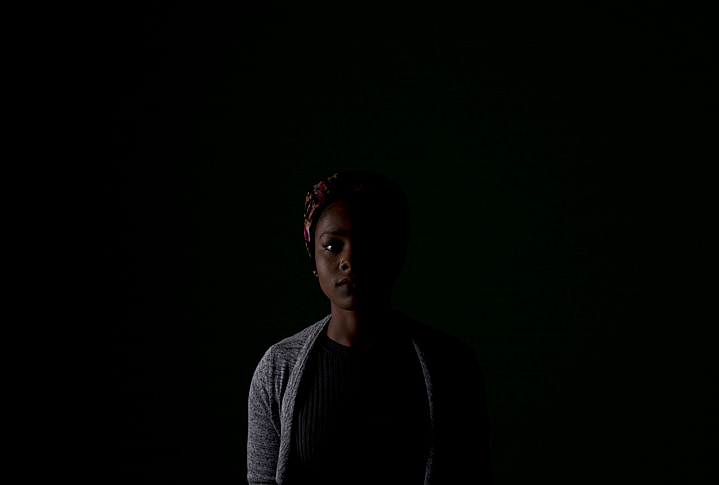
#> input picture Dani Practica 5 VA/noseve.jpg, 719 x 485 px
$ python practica5.py
#> lines starting #> are read from the running program, lines starting #| are printed output that depends on the picture; after the words box and inside, x2 and y2 are one past the last pixel; in counts of white or black regions, pixels touching at a corner belong together
#Sandra Daniela Resendiz

import cv2
import numpy as np
import imutils
from matplotlib import pyplot as plt
from matplotlib import pylab

fila = 3
columna = 3

img = cv2.imread('noseve.jpg', 1)
#> img is the input picture: shape (485, 719, 3); mean B, G, R 1.9, 4.1, 2.3
fig = plt.figure(figsize=(10,8), constrained_layout=True)
fig.add_subplot(fila,columna,1)
plt.imshow(img)
plt.axis('off')
plt.title("Original")

fig.add_subplot(fila,columna,2)
img = cv2.imread('noseve.jpg', 1)
ret,img = cv2.threshold(img, 125, 255 , cv2.THRESH_BINARY)
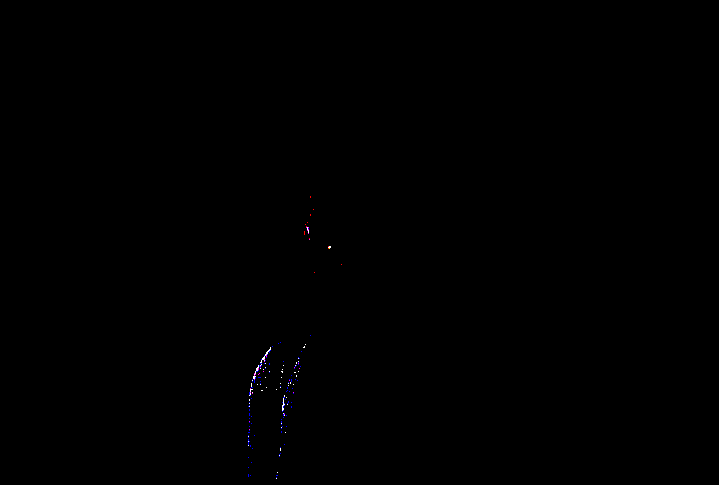
#> img: shape (485, 719, 3); mean B, G, R 0.2, 0.1, 0.1
img = cv2.cvtColor(img, cv2.COLOR_BGR2RGB)
plt.imshow(img)
plt.axis('off')
plt.title("Threshold_binary")

fig.add_subplot(fila,columna,3)
img = cv2.imread('noseve.jpg', 1)
ret,img = cv2.threshold(img, 125, 255 , cv2.THRESH_BINARY_INV)
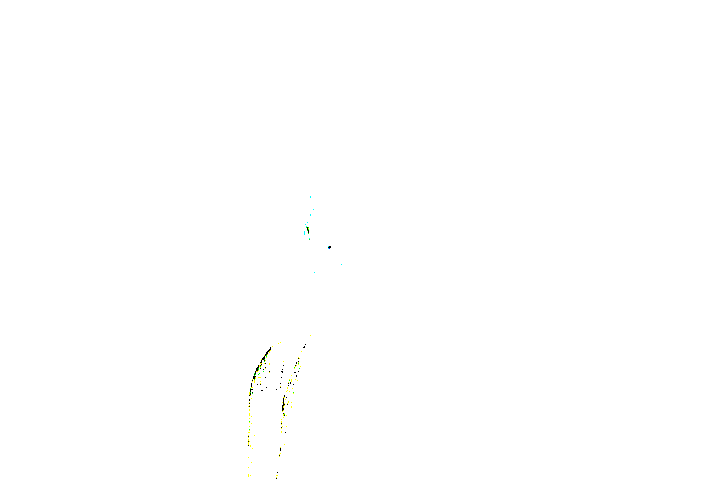
#> img: shape (485, 719, 3); mean B, G, R 254.8, 254.9, 254.9
img = cv2.cvtColor(img, cv2.COLOR_BGR2RGB)
plt.imshow(img)
plt.axis('off')
plt.title("Binary_inv")

fig.add_subplot(fila,columna,4)
img = cv2.imread('noseve.jpg', 1)
ret,img = cv2.threshold(img, 125, 255 , cv2.THRESH_TRUNC)
img = cv2.cvtColor(img, cv2.COLOR_BGR2RGB)
plt.imshow(img)
plt.axis('off')
plt.title("Trunc")

fig.add_subplot(fila,columna,5)
img = cv2.imread('noseve.jpg', 1)
ret,img = cv2.threshold(img, 125, 255 , cv2.THRESH_TOZERO)
img = cv2.cvtColor(img, cv2.COLOR_BGR2RGB)
plt.imshow(img)
plt.axis('off')
plt.title("To Zero")

fig.add_subplot(fila,columna,6)
img = cv2.imread('noseve.jpg', 1)
ret,img = cv2.threshold(img, 125, 255 , cv2.THRESH_TOZERO_INV)
img = cv2.cvtColor(img, cv2.COLOR_BGR2RGB)
plt.imshow(img)
plt.axis('off')
plt.title("Tz_inv")

fig.add_subplot(fila,columna,7)
grayscaled = cv2.cvtColor(img,cv2.COLOR_BGR2GRAY)
img = cv2.imread('noseve.jpg', 1)
retval2, otsu = cv2.threshold(grayscaled, 125, 255 , (cv2.THRESH_BINARY+cv2.THRESH_OTSU))
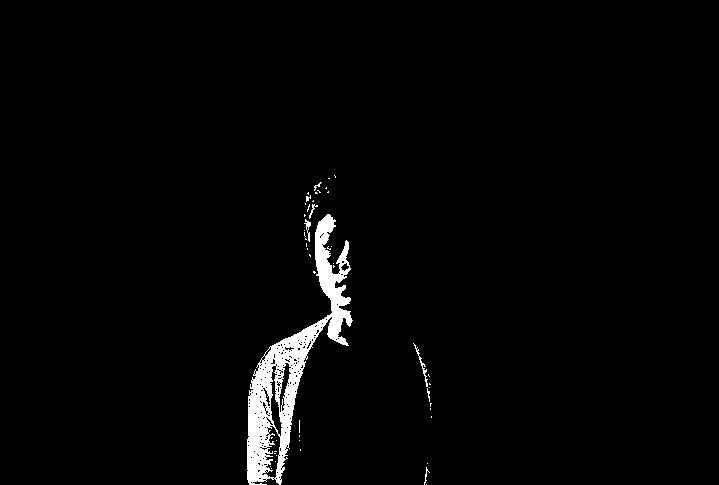
#> otsu: shape (485, 719); 2.2% white; 50 white regions (42 under 20 px), largest, box (x1, y1, x2, y2) and area: (247, 214, 353, 485) 7378, (413, 343, 428, 387) 91, (304, 219, 311, 242) 59
#> retval2 = 33
img = cv2.cvtColor(otsu, cv2.COLOR_BGR2RGB)
plt.imshow(img)
plt.axis('off')
plt.title("Otsu")

fig.add_subplot(fila,columna,8)
grayscaled = cv2.cvtColor(img,cv2.COLOR_BGR2GRAY)
img = cv2.imread('noseve.jpg', 1)
etval, threshold = cv2.threshold(img, 12, 255, cv2.THRESH_BINARY)
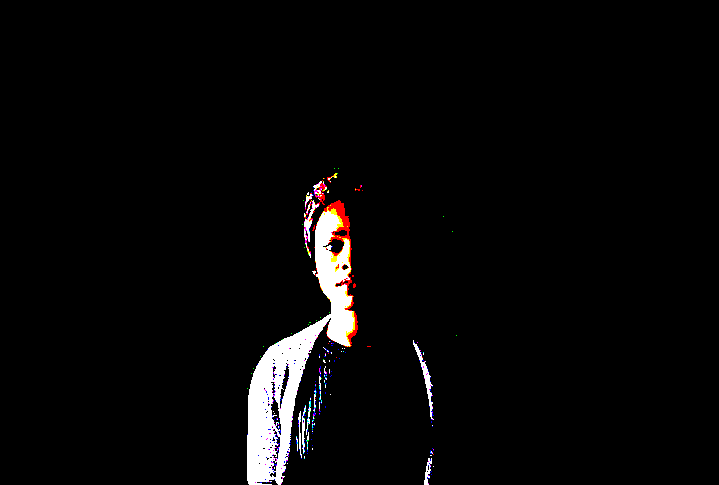
#> threshold: shape (485, 719, 3); mean B, G, R 7.7, 7.7, 8.4
gaus = cv2.adaptiveThreshold(grayscaled, 255, cv2.ADAPTIVE_THRESH_GAUSSIAN_C, cv2.THRESH_BINARY, 115, 1)
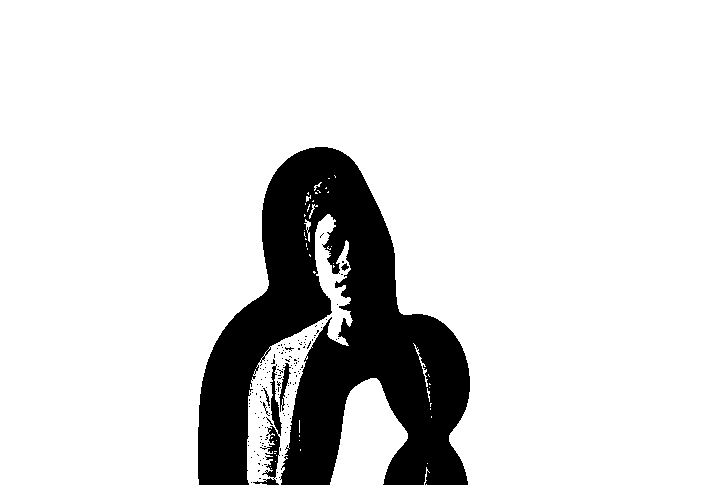
#> gaus: shape (485, 719); 85.8% white; 147 black regions (141 under 20 px), largest, box (x1, y1, x2, y2) and area: (198, 147, 470, 485) 48069, (253, 364, 282, 485) 837, (279, 363, 291, 412) 204, (263, 388, 270, 406) 36, (341, 263, 349, 271) 34, (263, 402, 270, 416) 22
img = cv2.cvtColor(gaus, cv2.COLOR_BGR2RGB)
plt.imshow(img)
plt.axis('off')
plt.title("Gaus")

imagen = cv2.imread('noseve.jpg')
retval, threshold = cv2.threshold(imagen, 12, 255, cv2.THRESH_BINARY)

plt.show()
#> figure, not shown here; B, G, R data is drawn as R, G, B
